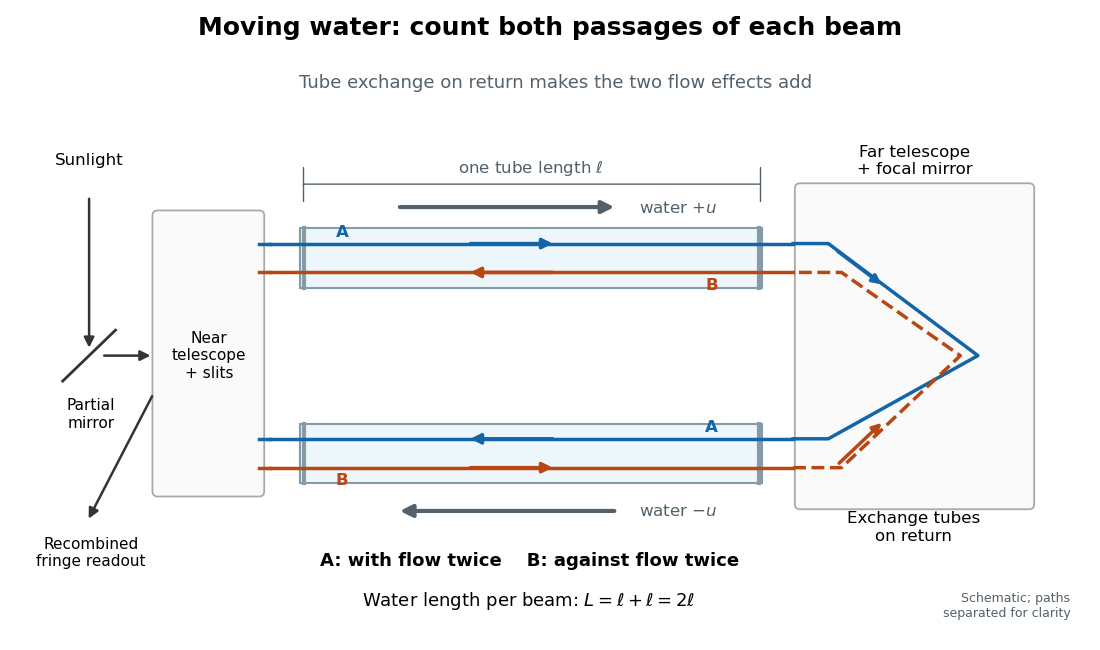

The Python source for this figure:
"""Original Fizeau path-accounting schematic; Python 3.14, matplotlib 3.10.7.

Run from _media to emit fizeau-counterflow-paths.png. The optical exchange
block is a schematic connection, not a scaled ray trace or historical copy.
"""
from pathlib import Path

import matplotlib.pyplot as plt
from matplotlib.patches import FancyArrowPatch, FancyBboxPatch, Rectangle


BLUE = '#1265a8'
ORANGE = '#b94713'
GREY = '#52616b'


def arrow(ax, start, end, color, lw=2.5, size=15):
    ax.add_patch(FancyArrowPatch(start, end, arrowstyle='-|>',
                                mutation_scale=size, linewidth=lw,
                                color=color, zorder=5))


def main():
    plt.rcParams.update({'font.size': 12, 'font.family': 'DejaVu Sans'})
    fig, ax = plt.subplots(figsize=(11, 6.5), dpi=100, facecolor='white')
    fig.subplots_adjust(left=.025, right=.985, top=.91, bottom=.035)
    ax.set(xlim=(0, 12), ylim=(0, 6.7))
    ax.axis('off')
    fig.suptitle('Moving water: count both passages of each beam',
                 fontsize=18, fontweight='bold', y=.975)
    ax.text(6, 6.35, 'Tube exchange on return makes the two flow effects add',
            ha='center', fontsize=13, color=GREY)

    for low in (4.0, 1.7):
        ax.add_patch(Rectangle((3.1, low), 5.25, .70,
                               facecolor='#edf6fa', edgecolor='#859ca8', lw=1.5))
        for x in (3.14, 8.31):
            ax.plot([x, x], [low, low + .7], color='#859ca8', lw=3)
    ax.annotate('', xy=(8.35, 5.22), xytext=(3.1, 5.22),
                arrowprops={'arrowstyle': '|-|', 'color': GREY})
    ax.text(5.72, 5.35, r'one tube length $\ell$', ha='center', color=GREY)
    arrow(ax, (4.2, 4.95), (6.7, 4.95), GREY, lw=3, size=18)
    ax.text(6.95, 4.94, r'water $+u$', va='center', color=GREY)
    arrow(ax, (6.7, 1.37), (4.2, 1.37), GREY, lw=3, size=18)
    ax.text(6.95, 1.37, r'water $-u$', va='center', color=GREY)

    # Separate the counterpropagating rays slightly so their directions are legible.
    for y, color, direction in ((4.52, BLUE, 1), (4.18, ORANGE, -1),
                                 (2.22, BLUE, -1), (1.88, ORANGE, 1)):
        ax.plot([2.75, 8.7], [y, y], color=color, lw=2.5, zorder=4)
        x1, x2 = (5.0, 6.0) if direction == 1 else (6.0, 5.0)
        arrow(ax, (x1, y), (x2, y), color)
    ax.text(3.5, 4.56, 'A', color=BLUE, va='bottom', fontweight='bold')
    ax.text(7.7, 4.12, 'B', color=ORANGE, va='top', fontweight='bold')
    ax.text(7.7, 2.26, 'A', color=BLUE, va='bottom', fontweight='bold')
    ax.text(3.5, 1.82, 'B', color=ORANGE, va='top', fontweight='bold')

    ax.add_patch(FancyBboxPatch((8.78, 1.45), 2.6, 3.72,
                                boxstyle='round,pad=.06',
                                facecolor='#fafafa', edgecolor='#a9a9a9', lw=1.3))
    ax.plot([8.7, 9.1, 10.8, 9.1, 8.7], [4.52, 4.52, 3.2, 2.22, 2.22],
            color=BLUE, lw=2.5)
    ax.plot([8.7, 9.25, 10.6, 9.25, 8.7], [1.88, 1.88, 3.2, 4.18, 4.18],
            color=ORANGE, lw=2.5, linestyle='--')
    ax.text(10.08, 5.34, 'Far telescope\n+ focal mirror', ha='center', fontsize=12)
    ax.text(10.07, 1.02, 'Exchange tubes\non return', ha='center', fontsize=12)
    arrow(ax, (9.18, 4.45), (9.73, 4.02), BLUE, size=13)
    arrow(ax, (9.2, 1.91), (9.73, 2.43), ORANGE, size=13)

    ax.add_patch(FancyBboxPatch((1.48, 1.6), 1.15, 3.25,
                                boxstyle='round,pad=.06',
                                facecolor='#fafafa', edgecolor='#a9a9a9', lw=1.3))
    for y, color in ((4.52, BLUE), (4.18, ORANGE), (2.22, BLUE), (1.88, ORANGE)):
        ax.plot([2.63, 2.75], [y, y], color=color, lw=2.5)
    ax.text(2.06, 3.2, 'Near\ntelescope\n+ slits', ha='center', va='center', fontsize=11)
    ax.text(.70, 5.45, 'Sunlight', ha='center', fontsize=12)
    arrow(ax, (.70, 5.08), (.70, 3.26), '#333333', lw=1.8)
    ax.plot([.40, 1.0], [2.9, 3.5], color='#333333', lw=2)
    arrow(ax, (.84, 3.2), (1.43, 3.2), '#333333', lw=1.8)
    ax.text(.72, 2.35, 'Partial\nmirror', ha='center', fontsize=11)
    arrow(ax, (1.43, 2.75), (.68, 1.25), '#333333', lw=1.8)
    ax.text(.72, .72, 'Recombined\nfringe readout', ha='center', fontsize=11)
    ax.text(5.70, .72, 'A: with flow twice    B: against flow twice',
            ha='center', fontsize=13, fontweight='bold')
    ax.text(5.70, .25, r'Water length per beam: $L=\ell+\ell=2\ell$',
            ha='center', fontsize=13)
    ax.text(11.85, .12, 'Schematic; paths\nseparated for clarity',
            ha='right', fontsize=9, color=GREY)
    fig.savefig(Path(__file__).stem + '.png', facecolor='white', transparent=False)
    plt.close(fig)


if __name__ == '__main__':
    main()
